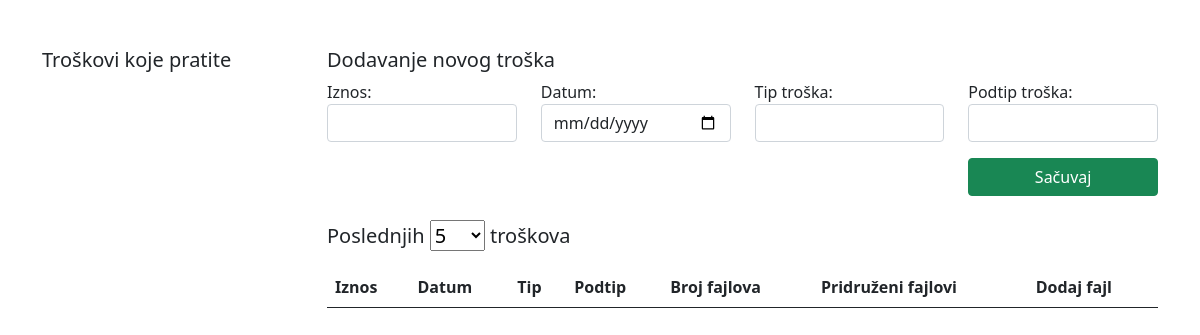
The page /dashboard.php (signed in) on the database as committed earlier.
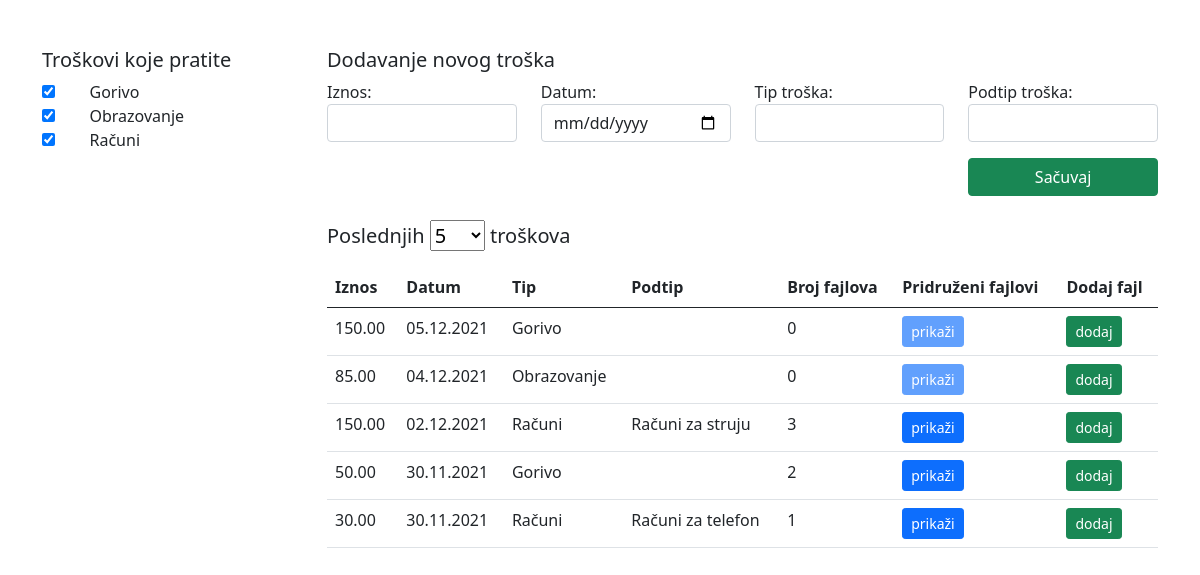
The same page on the database as committed later.
### tables this page shows
CREATE TABLE `user_expense_type` (
  `user_id` int(11) NOT NULL,
  `expense_type_id` int(11) NOT NULL
);

CREATE TABLE `expense_types` (
  `id` int(11) NOT NULL,
  `name` varchar(255) NOT NULL
);

CREATE TABLE `expenses` (
  `id` int(11) NOT NULL,
  `amount` double NOT NULL,
  `date` timestamp NOT NULL DEFAULT current_timestamp(),
  `user_id` int(11) NOT NULL,
  `expense_type_id` int(11) NOT NULL,
  `expense_subtype_id` int(11) DEFAULT NULL
);

### auth.php (called while the page is built, shortened)
<?php
    $currentUserId = $_SESSION['user']['id'];
?>

### dashboard.php (the view, shortened to what this page needs)
<?php
    include './db_connect.php';
    include './auth.php';
?>
<!DOCTYPE html>
<html lang="en">
<head>
    <link href="https://cdn.jsdelivr.net/npm/bootstrap@5.0.2/dist/css/bootstrap.min.css" rel="stylesheet">
    <link rel="stylesheet" href="https://cdn.jsdelivr.net/npm/@fortawesome/fontawesome-free@5.15.4/css/fontawesome.min.css">
    <link rel="stylesheet" href="./assets/styles.css">
</head>
<body>
    <div class="container pt-5">
      <div class="row">
          <div class="col-3">
              <h5>Troškovi koje pratite</h5>
              <?php
                $sql_types = "SELECT
                                    et.id,
                                    et.name,
                                    uet.user_id
                                from expense_types et
                                left join user_expense_type uet on et.id = uet.expense_type_id and uet.user_id = $currentUserId
                                order by et.name ASC
                            ";
                $res_types = mysqli_query($dbconn, $sql_types);
                while($type = mysqli_fetch_assoc($res_types)){
                    $type_id = $type['id'];
                    $type_name = $type['name'];
                    $checked = "";
                    if(!is_null($type['user_id'])) $checked = "checked";
                    echo "<div class=\"row\" >";
                    echo "  <div class=\"col-2\"> <input type=\"checkbox\" id=\"chk_type_$type_id\" $checked onchange=\"save($type_id)\" > </div>";
                    echo "  <div class=\"col-10\"> <label for=\"chk_type_$type_id\" >$type_name</label> </div>";
                    echo "</div>";
                }
              ?>
          </div>
          <div class="col-9">
              <h5>Dodavanje novog troška</h5>
              <form action="./expenses/add_new.php" method="POST">
                  <div class="row">
                      <div class="col-3">
                          <label for="amountInput">Iznos:</label>
                          <input type="number" step="0.01" class="form-control" name="amount" id="amountInput" >
                      </div>
                      <div class="col-3">
                            <label for="dateInput">Datum:</label>
                            <input type="date" class="form-control" name="date" id="dateInput" >
                      </div>
                      <div class="col-3">
                          <label for="selectType">Tip troška:</label>
                          <select name="expense_type_id" class="form-control" id="selectType" onchange="getSubtypes()"></select>
                      </div>
                      <div class="col-3">
                            <label for="selectSubtype">Podtip troška:</label>
                            <select name="expense_subtype_id" class="form-control" id="selectSubtype"></select>
                      </div>
                  </div>
                  <div class="row mt-3">
                      <div class="col-3 offset-9">
                        <button class="btn btn-success w-100">Sačuvaj</button>
                      </div>
                  </div>
              </form>
          </div>
      </div>
      <div class="row mt-4">
            <div class="col-9 offset-3 table-responsive">
                <h5>
                    Poslednjih
                        <form action="dashboard.php" method="GET" id="selectLimitForm">
                            <select name="limit" id="selectLimit" onchange="changeLimit()">
                                <?php
                                    $lengths = ["5" => 5,"10" => 10,"15" => 15,"20" => 20, "Sve" => -1];
                                    foreach($lengths as $key => $length){
                                        isset($_GET['limit']) && $_GET['limit'] == $length ? $selected = "selected" : $selected = "";
                                        echo "<option value=\"$length\" $selected >$key</option>";
                                    }
                                ?>
                            </select>
                        </form>
                    troškova
                </h5>
                <table class="table table-stripped table-hover mt-3" >
                    <thead>
                        <tr>
                            <th>Iznos</th>
                            <th>Datum</th>
                            <th>Tip</th>
                            <th>Podtip</th>
                            <th>Broj fajlova</th>
                            <th>Pridruženi fajlovi</th>
                            <th>Dodaj fajl</th>
                        </tr>
                    </thead>
                    <tbody>
                        <?php
                            if(isset($_GET['limit']) && $_GET['limit'] != -1) $limit_sql = " LIMIT  ".$_GET['limit'];
                            elseif(isset($_GET['limit']) && $_GET['limit'] == -1) $limit_sql = "" ;
                            else $limit_sql = "LIMIT 5";
                            $sql_expenses = "SELECT
                                                e.id,
                                                e.amount,
                                                e.`date`,
                                                et.name as `type`,
                                                coalesce(es.name, '') as subtype,
                                                (select count(*) from attachments a where a.expense_id = e.id) as attachments_count
                                            FROM expenses e
                                            join expense_types et on e.expense_type_id = et.id
                                            left join expense_subtypes es on e.expense_subtype_id = es.id
                                            WHERE user_id = $currentUserId ORDER BY e.date DESC $limit_sql";
                            $res_expenses = mysqli_query($dbconn, $sql_expenses);
                            while($expense = mysqli_fetch_assoc($res_expenses)){
                                $disabledBtn = $expense['attachments_count'] > 0 ? "" : "disabled";
                                echo "<tr>";
                                echo "  <td>".number_format($expense['amount'], 2)."</td>";
                                echo "  <td>".date("d.m.Y", strtotime($expense['date']))."</td>";
                                echo "  <td>{$expense['type']}</td>";
                                echo "  <td>{$expense['subtype']}</td>";
                                echo "  <td>{$expense['attachments_count']}</td>";
                                echo "  <td><a class=\"btn btn-primary btn-sm $disabledBtn\" onclick='showAttachments({$expense['id']})' >prikaži</a></td>";
                                echo "  <td><a class=\"btn btn-success btn-sm\" onclick='addNewAttachment({$expense['id']})' >dodaj</a></td>";
                                echo "</tr>";
                            }
                        ?>
                    </tbody>
                </table>
            </div>
      </div>
    </div>
</body>
</html>

### assets/styles.css (style rules this page uses)
#selectLimitForm { display: inline; }

Rows that differ between the two databases and show on the page:
added user_expense_type: expense_type_id.name "Gorivo"
added user_expense_type: expense_type_id.name "Obrazovanje"
added user_expense_type: expense_type_id.name "Računi"
added expenses: amount "150.00", date "05.12.2021", expense_type.name "Gorivo", attachments_count "0"
added expenses: amount "85.00", date "04.12.2021", expense_type.name "Obrazovanje", attachments_count "0"
added expenses: amount "150.00", date "02.12.2021", expense_type.name "Računi", subtype "Računi za struju", attachments_count "3"
added expenses: amount "50.00", date "30.11.2021", expense_type.name "Gorivo", attachments_count "2"
added expenses: amount "30.00", date "30.11.2021", expense_type.name "Računi", subtype "Računi za telefon", attachments_count "1"
